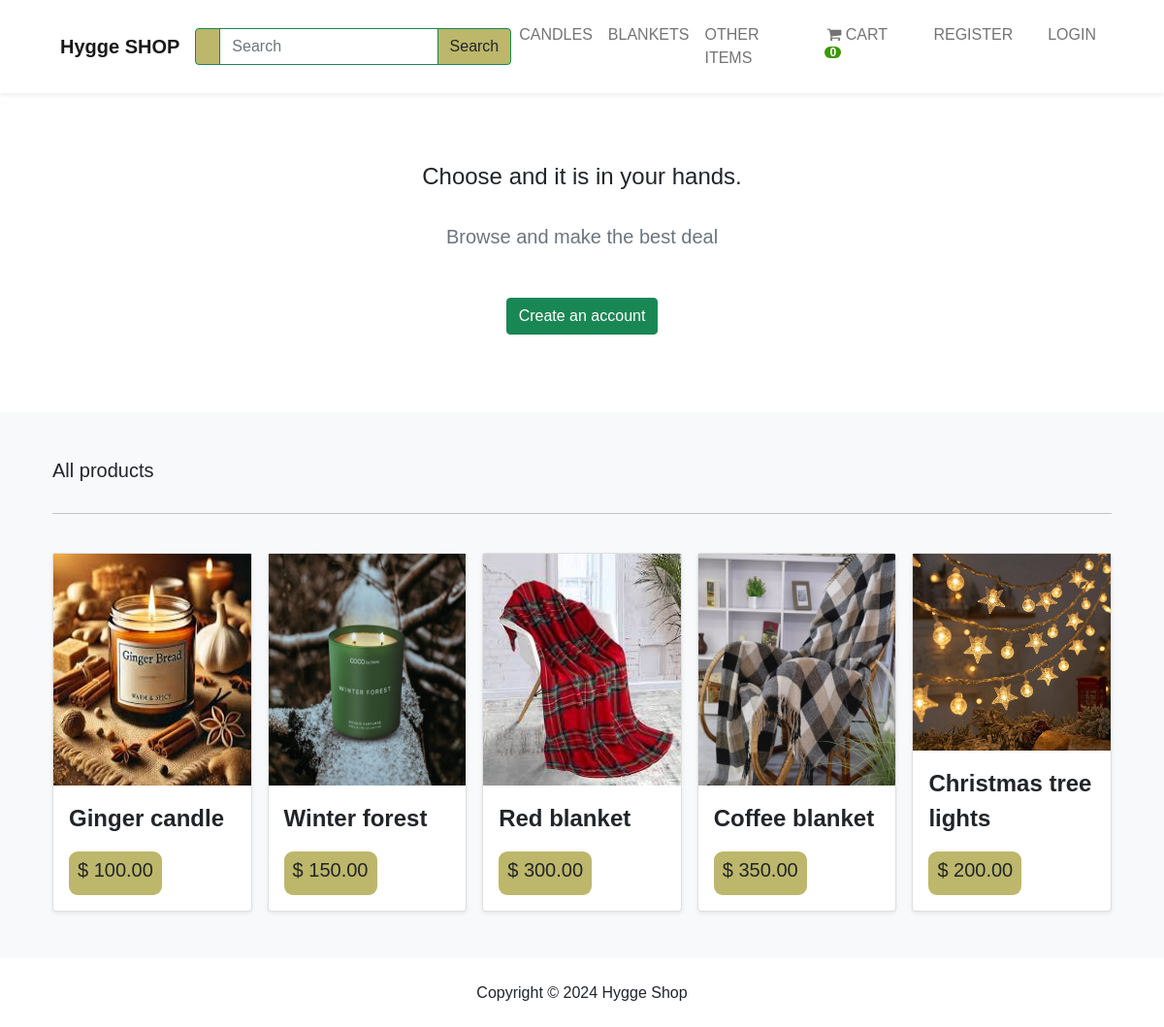
The app's page /shop/ with its own data.
### shop/models.py (models this page shows, shortened)
class Category(models.Model):
    name = models.CharField("Категория", max_length=250, db_index=True)
    parent = models.ForeignKey('self', on_delete=models.CASCADE, related_name='children', blank=True, null=True
                               )
    slug = models.SlugField('URL', max_length=250,
                            unique=True, null=False, editable=True)
    created_at = models.DateTimeField('Дата создания', auto_now_add=True)
    class Meta:
        unique_together = (['slug', 'parent'])
        verbose_name = 'Категория'
        verbose_name_plural = 'Категории'
    def get_absolute_url(self):
        return reverse("shop:category_list", args=[str(self.slug)])

class Product(models.Model):
    category = models.ForeignKey(
        Category, on_delete=models.CASCADE, related_name='products')
    title = models.CharField(max_length=250)
    brand = models.CharField(max_length=250)
    description = models.TextField(blank=True)
    slug = models.SlugField('URL', max_length=250)
    price = models.DecimalField(max_digits=7, decimal_places=2, default=99.99)
    image = models.ImageField(upload_to='images/products/%Y/%m/%d', default='products/products/default.jpg')
    available = models.BooleanField(default=True)
    created_at = models.DateTimeField(auto_now_add=True, db_index=True)
    updated_at = models.DateTimeField(auto_now=True)
    class Meta:
        verbose_name = 'Product'
        verbose_name_plural = 'Products'
    def get_absolute_url(self):
        return reverse('shop:product_detail', args=[str(self.slug)])

### shop/views.py (the view)
# urls.py: path('', products_view, name='products'),
def products_view(request):
    products = ProductProxy.objects.all()
    return render(request, 'shop/products.html', {'products': products})

### cart/cart.py (called while the page is built)
    def __len__(self):
        return sum(item['quantity'] for item in self.cart.values())

### cart/context_processors.py (called while the page is built)
def cart(request):
    return {'cart': Cart(request)}

### shop/context_processors.py (called while the page is built)
def categories(request):
    categories = Category.objects.filter(parent=None)
    return {'categories': categories}

### shop/models.py (called while the page is built)
    def get_queryset(self):
        return super(ProductManager, self).get_queryset().filter(available=True)

### shop/templates/shop/products.html
{% extends 'base.html' %}
{% load thumbnail %}
{% block content %}
{% if not request.user.is_authenticated %}
<section class="py-4 text-center container">
  <div class="row py-lg-5">
    <div class="col-lg-6 col-md-8 mx-auto">
      <h4>Choose and it is in your hands.</h4>
      <br />
      <p class="lead text-muted">Browse and make the best deal</p>
      <br />
      <a href="{% url 'account:registration' %}" class="btn btn-success my-2"> Create an account </a>
    </div>
  </div>
</section>
{% endif %}
<section class="album py-5 bg-light">
  <div class="container">
    <div class="pb-3 h5">All products</div>
    <hr />
    <br />
    <div class="row row-cols-1 row-cols-sm-2 row-cols-md-5 g-3">
      {% for product in products %}
      <div class="col">
        <a class="text-black  text-decoration-none fs-4" href="{{product.get_absolute_url}}">
          <div class="card shadow-sm h-100">
            {% thumbnail product.image "300x300" as im %}
            <img class="img-fluid h-100" alt="Responsive image" src="{{ im.url }}" />
            {% endthumbnail %}
            <div class="card-body">
              <p class="card-text ">
                {{product.title|capfirst}}
              </p>
              <div class="d-flex justify-content-between align-items-center badge search-button text-wrap text-dark"
                style="width: 6rem;">
                <h5>$ {{product.price}}</h5>
              </div>
            </div>
          </div>
        </a>
      </div>
      {% endfor %}
    </div>
  </div>
</section>
{% endblock %}

### shop/templates/base.html (shortened to what this page needs)
{% load static %}
<!DOCTYPE html>
<html>
  <head>
    {% include 'shop/_partials/_head_imports.html' %}
    <link rel="stylesheet" href="{% static 'shop/css/base.css' %}">
    <link rel="stylesheet" href="{% static 'fonts/montserrat:wght@300,400,500.css' %}"/>
  </head>
  <body>
    {% include 'shop/_partials/_navbar.html' %}
    <main>
      {% block content %} {% endblock %}
    </main>
    {% include 'shop/_partials/_footer.html' %}
  </body>
</html>

### shop/templates/shop/_partials/_head_imports.html (shortened to what this page needs)
<link rel="stylesheet" href="https://bootswatch.com/5/flatly/bootstrap.min.css" />
<link rel="stylesheet" href="https://cdnjs.cloudflare.com/ajax/libs/font-awesome/4.7.0/css/font-awesome.min.css" />
<link href="https://cdn.jsdelivr.net/npm/bootstrap@5.1.3/dist/css/bootstrap.min.css" rel="stylesheet"
 />

### shop/templates/shop/_partials/_navbar.html (shortened to what this page needs)
<nav class="navbar navbar-expand-lg bg-white sticky-top navbar-light p-3 shadow-sm ">
    <div class="container">
        <a class="navbar-brand" href="{% url 'shop:products' %}">
            <strong>Hygge SHOP</strong></a>
        <div class="collapse navbar-collapse" id="navbarNavDropdown">
        <div class="collapse navbar-collapse" id="navbarNavDropdown">
            <form action="{% url 'shop:search_products' %}" method="get">
            <div class="ms-auto d-none d-lg-block">
                <div class="input-group">
                    <span class="border-success input-group-text text-white search-button"></span>
                    <input type="text" name="q" placeholder="Search" class="form-control border-success" style="color: #7a7a7a" />
                    <button class="btn btn-success text-dark search-button">Search</button>
                </div>
            </div>
        </form>
            </div>
            <ul class="navbar-nav ms-auto">
                {% for i in categories %}
                {% if not i.children.all %}
                <li class="nav-item">
                    <a class="nav-link" href="{{i.get_absolute_url}}">{{i.name|upper }}</a>
                </li>
                {% endif %} {% endfor %}
            </ul>
            <ul class="navbar-nav ms-auto">
                <li class="nav-item">
                    <a class="nav-link mx-2 text-uppercase" href="{% url 'cart:cart_view' %}"> <i
                            class="fa fa-shopping-cart" aria-hidden="true"> </i> Cart
                        <span id="lblCartCount" class="badge badge-warning ">
                            {% with cart_qty=cart|length%}
                            {% if cart_qty > 0 %}
                            {{cart_qty}}
                            {% else %}
                            0
                            {% endif %}
                            {% endwith %}
                        </span>
                    </a>
                </li>
                {% if request.user.is_authenticated %}
                <li class="nav-item">
                    <a class="nav-link mx-2 text-uppercase" href="{% url 'account:dashboard' %}"><i
                            class="fa-solid fa-circle-user me-1"></i>@{{ user.username }} Account</a>
                </li>
                <li class="nav-item">
                    <a class="nav-link mx-2 text-uppercase" href="{% url 'account:logout' %}"><i
                            class="fa-solid fa-circle-user me-1"></i> Logout</a>
                </li>
                {% else %}
                <li class="nav-item">
                    <a class="nav-link mx-2 text-uppercase" href="{% url 'account:registration' %}"> Register</a>
                </li>
                <li class="nav-item">
                    <a class="nav-link mx-2 text-uppercase" href="{% url 'account:login' %}"> Login</a>
                </li>
                {% endif %}
            </ul>
        </div>
    </div>
</nav>

### shop/templates/shop/_partials/_footer.html
 <footer id="main-footer" class="py-4 --bs-light-bg-subtle text-dark text-center">
    Copyright &copy;
    <span class="year"></span> Hygge Shop
  </footer>

### shop/static/shop/css/base.css (style rules this page uses)
body { font-family: 'Montserrat', sans-serif; }
.badge { padding-left: 9px; padding-right: 9px; -webkit-border-radius: 9px; -moz-border-radius: 9px; border-radius: 9px; }
#lblCartCount { font-size: 12px; background: #3c9700; color: #fff; padding: 0 5px; vertical-align: top; margin-left: -2px; }
a { font-size: 14px; font-weight: 700; }
.form-control { outline: none !important; box-shadow: none !important; }
.search-button { background-color: #BDB76B; }

### records on screen
Category: name "CANDLES"
Category: name "BLANKETS"
Category: name "OTHER ITEMS"
Product: shows a picture, title "Ginger candle", price "100.00"
Product: shows a picture, title "Winter forest", price "150.00"
Product: shows a picture, title "Red blanket", price "300.00"
Product: shows a picture, title "Coffee blanket", price "350.00"
Product: shows a picture, title "Christmas tree lights", price "200.00"
